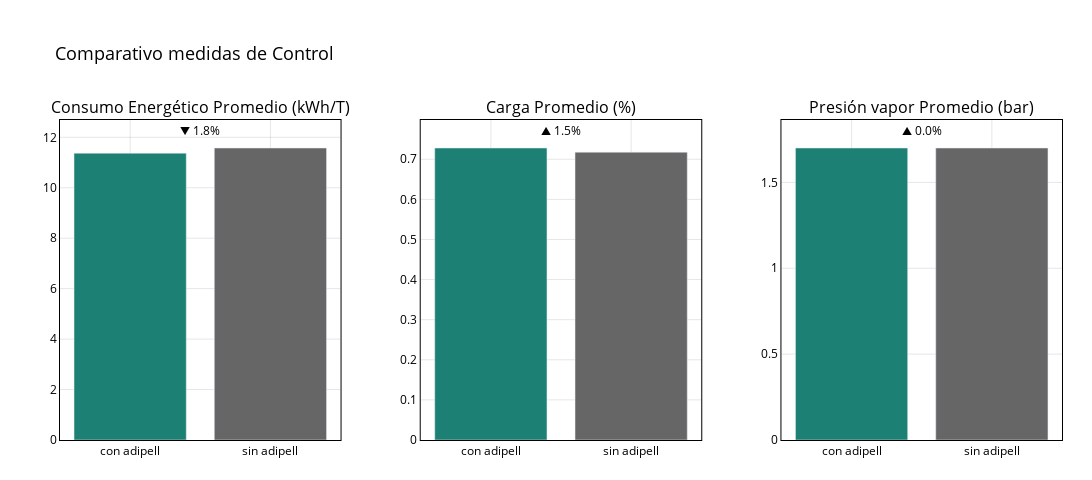

Notebook source saved alongside this figure:
### Code cell
barras_1xn_tons_con_delta(
    sultana_group,
    y_cols=["consumo_energia_promedio", 'carga_promedio', 'presion_vapor_promedio'],
    #filename=f"{ROOT_IMAGEN}/consumo_energia_carga_sultana.html",
    title_prefix="Comparativo medidas de Control",
    order=("con adipell", "sin adipell"),
    titles=["Consumo Energético Promedio (kWh/T)",'Carga Promedio (%)',  "Presión vapor Promedio (bar)"],
    decimals_map={"pdi_promedio": 2, 'finos_promedio': 2, "rendimiento_promedio": 2,}
)

### Figure 1 — Plotly figure (JSON) as saved in the notebook; plotly's stock layout.template omitted (floating-point values rounded to 4 significant figures)
{"data": [{"cliponaxis": false, "hovertemplate": "<b>%{x}</b><br>consumo_energia_promedio: %{y:.2f}<br><extra></extra>", "insidetextfont": {"color": "black"}, "marker": {"color": ["#1C8074", "#666666"]}, "textfont": {"color": "black"}, "type": "bar", "x": ["con adipell", "sin adipell"], "xaxis": "x", "y": [11.37, 11.57], "yaxis": "y"}, {"cliponaxis": false, "hovertemplate": "<b>%{x}</b><br>carga_promedio: %{y:.2f}<br><extra></extra>", "insidetextfont": {"color": "black"}, "marker": {"color": ["#1C8074", "#666666"]}, "textfont": {"color": "black"}, "type": "bar", "x": ["con adipell", "sin adipell"], "xaxis": "x2", "y": [0.728, 0.7175], "yaxis": "y2"}, {"cliponaxis": false, "hovertemplate": "<b>%{x}</b><br>presion_vapor_promedio: %{y:.2f}<br><extra></extra>", "insidetextfont": {"color": "black"}, "marker": {"color": ["#1C8074", "#666666"]}, "textfont": {"color": "black"}, "type": "bar", "x": ["con adipell", "sin adipell"], "xaxis": "x3", "y": [1.7, 1.7], "yaxis": "y3"}], "layout": {"annotations": [{"font": {"size": 16}, "showarrow": false, "text": "Consumo Energético Promedio (kWh/T)", "x": 0.14, "xanchor": "center", "xref": "paper", "y": 1, "yanchor": "bottom", "yref": "paper"}, {"font": {"size": 16}, "showarrow": false, "text": "Carga Promedio (%)", "x": 0.5, "xanchor": "center", "xref": "paper", "y": 1, "yanchor": "bottom", "yref": "paper"}, {"font": {"size": 16}, "showarrow": false, "text": "Presión vapor Promedio (bar)", "x": 0.86, "xanchor": "center", "xref": "paper", "y": 1, "yanchor": "bottom", "yref": "paper"}, {"font": {"color": "black", "size": 12}, "showarrow": false, "text": "▼ 1.8%", "x": 0.5, "xref": "x domain", "y": 12.27, "yref": "y"}, {"font": {"color": "black", "size": 12}, "showarrow": false, "text": "▲ 1.5%", "x": 0.5, "xref": "x2 domain", "y": 0.7717, "yref": "y2"}, {"font": {"color": "black", "size": 12}, "showarrow": false, "text": "▲ 0.0%", "x": 0.5, "xref": "x3 domain", "y": 1.802, "yref": "y3"}], "font": {"color": "black"}, "height": 480, "margin": {"b": 40, "l": 60, "r": 30, "t": 120}, "paper_bgcolor": "rgba(0,0,0,0)", "plot_bgcolor": "rgba(0,0,0,0)", "showlegend": false, "title": {"font": {"color": "black", "size": 18}, "text": "Comparativo medidas de Control"}, "width": 1260, "xaxis": {"anchor": "y", "categoryarray": ["con adipell", "sin adipell"], "categoryorder": "array", "domain": [0, 0.28], "gridcolor": "rgba(0,0,0,0.1)", "linecolor": "black", "linewidth": 1, "mirror": true, "showline": true, "tickfont": {"color": "black"}, "title": {"font": {"color": "black"}}}, "xaxis2": {"anchor": "y2", "categoryarray": ["con adipell", "sin adipell"], "categoryorder": "array", "domain": [0.36, 0.64], "gridcolor": "rgba(0,0,0,0.1)", "linecolor": "black", "linewidth": 1, "mirror": true, "showline": true, "tickfont": {"color": "black"}, "title": {"font": {"color": "black"}}}, "xaxis3": {"anchor": "y3", "categoryarray": ["con adipell", "sin adipell"], "categoryorder": "array", "domain": [0.72, 1], "gridcolor": "rgba(0,0,0,0.1)", "linecolor": "black", "linewidth": 1, "mirror": true, "showline": true, "tickfont": {"color": "black"}, "title": {"font": {"color": "black"}}}, "yaxis": {"anchor": "x", "domain": [0, 1], "gridcolor": "rgba(0,0,0,0.1)", "linecolor": "black", "linewidth": 1, "mirror": true, "showline": true, "tickfont": {"color": "black"}, "title": {"font": {"color": "black"}}}, "yaxis2": {"anchor": "x2", "domain": [0, 1], "gridcolor": "rgba(0,0,0,0.1)", "linecolor": "black", "linewidth": 1, "mirror": true, "showline": true, "tickfont": {"color": "black"}, "title": {"font": {"color": "black"}}}, "yaxis3": {"anchor": "x3", "domain": [0, 1], "gridcolor": "rgba(0,0,0,0.1)", "linecolor": "black", "linewidth": 1, "mirror": true, "showline": true, "tickfont": {"color": "black"}, "title": {"font": {"color": "black"}}}}}
